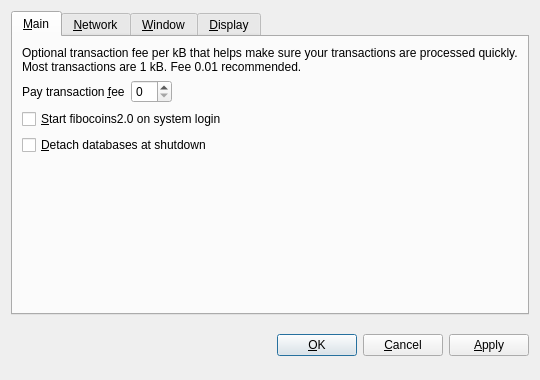
<?xml version="1.0" encoding="UTF-8"?>
<ui version="4.0">
 <class>OptionsDialog</class>
 <widget class="QDialog" name="OptionsDialog">
  <property name="geometry">
   <rect>
    <x>0</x>
    <y>0</y>
    <width>540</width>
    <height>380</height>
   </rect>
  </property>
  <property name="windowTitle">
   <string>Options</string>
  </property>
  <property name="modal">
   <bool>true</bool>
  </property>
  <layout class="QVBoxLayout" name="verticalLayout">
   <item>
    <widget class="QTabWidget" name="tabWidget">
     <property name="tabPosition">
      <enum>QTabWidget::North</enum>
     </property>
     <property name="currentIndex">
      <number>0</number>
     </property>
     <widget class="QWidget" name="tabMain">
      <attribute name="title">
       <string>&amp;Main</string>
      </attribute>
      <layout class="QVBoxLayout" name="verticalLayout_Main">
       <item>
        <widget class="QLabel" name="transactionFeeInfoLabel">
         <property name="text">
          <string>Optional transaction fee per kB that helps make sure your transactions are processed quickly. Most transactions are 1 kB. Fee 0.01 recommended.</string>
         </property>
         <property name="textFormat">
          <enum>Qt::PlainText</enum>
         </property>
         <property name="wordWrap">
          <bool>true</bool>
         </property>
        </widget>
       </item>
       <item>
        <layout class="QHBoxLayout" name="horizontalLayout_Main">
         <item>
          <widget class="QLabel" name="transactionFeeLabel">
           <property name="text">
            <string>Pay transaction &amp;fee</string>
           </property>
           <property name="textFormat">
            <enum>Qt::PlainText</enum>
           </property>
           <property name="buddy">
            <cstring>transactionFee</cstring>
           </property>
          </widget>
         </item>
         <item>
          <widget class="BitcoinAmountField" name="transactionFee"/>
         </item>
         <item>
          <spacer name="horizontalSpacer_Main">
           <property name="orientation">
            <enum>Qt::Horizontal</enum>
           </property>
           <property name="sizeHint" stdset="0">
            <size>
             <width>40</width>
             <height>20</height>
            </size>
           </property>
          </spacer>
         </item>
        </layout>
       </item>
       <item>
        <widget class="QCheckBox" name="bitcoinAtStartup">
         <property name="toolTip">
          <string>Automatically start fibocoins2.0 after logging in to the system.</string>
         </property>
         <property name="text">
          <string>&amp;Start fibocoins2.0 on system login</string>
         </property>
        </widget>
       </item>
       <item>
        <widget class="QCheckBox" name="detachDatabases">
         <property name="toolTip">
          <string>Detach block and address databases at shutdown. This means they can be moved to another data directory, but it slows down shutdown. The wallet is always detached.</string>
         </property>
         <property name="text">
          <string>&amp;Detach databases at shutdown</string>
         </property>
        </widget>
       </item>
       <item>
        <spacer name="verticalSpacer_Main">
         <property name="orientation">
          <enum>Qt::Vertical</enum>
         </property>
         <property name="sizeHint" stdset="0">
          <size>
           <width>20</width>
           <height>40</height>
          </size>
         </property>
        </spacer>
       </item>
      </layout>
     </widget>
     <widget class="QWidget" name="tabNetwork">
      <attribute name="title">
       <string>&amp;Network</string>
      </attribute>
      <layout class="QVBoxLayout" name="verticalLayout_Network">
       <item>
        <widget class="QCheckBox" name="mapPortUpnp">
         <property name="toolTip">
          <string>Automatically open the fibocoins2.0 client port on the router. This only works when your router supports UPnP and it is enabled.</string>
         </property>
         <property name="text">
          <string>Map port using &amp;UPnP</string>
         </property>
        </widget>
       </item>
       <item>
        <widget class="QCheckBox" name="connectSocks">
         <property name="toolTip">
          <string>Connect to the fibocoins2.0 network through a SOCKS proxy (e.g. when connecting through Tor).</string>
         </property>
         <property name="text">
          <string>&amp;Connect through SOCKS proxy:</string>
         </property>
        </widget>
       </item>
       <item>
        <layout class="QHBoxLayout" name="horizontalLayout_Network">
         <item>
          <widget class="QLabel" name="proxyIpLabel">
           <property name="text">
            <string>Proxy &amp;IP:</string>
           </property>
           <property name="textFormat">
            <enum>Qt::PlainText</enum>
           </property>
           <property name="buddy">
            <cstring>proxyIp</cstring>
           </property>
          </widget>
         </item>
         <item>
          <widget class="QValidatedLineEdit" name="proxyIp">
           <property name="maximumSize">
            <size>
             <width>140</width>
             <height>16777215</height>
            </size>
           </property>
           <property name="toolTip">
            <string>IP address of the proxy (e.g. 127.0.0.1)</string>
           </property>
          </widget>
         </item>
         <item>
          <widget class="QLabel" name="proxyPortLabel">
           <property name="text">
            <string>&amp;Port:</string>
           </property>
           <property name="textFormat">
            <enum>Qt::PlainText</enum>
           </property>
           <property name="buddy">
            <cstring>proxyPort</cstring>
           </property>
          </widget>
         </item>
         <item>
          <widget class="QLineEdit" name="proxyPort">
           <property name="maximumSize">
            <size>
             <width>55</width>
             <height>16777215</height>
            </size>
           </property>
           <property name="toolTip">
            <string>Port of the proxy (e.g. 9050)</string>
           </property>
          </widget>
         </item>
         <item>
          <widget class="QLabel" name="socksVersionLabel">
           <property name="text">
            <string>SOCKS &amp;Version:</string>
           </property>
           <property name="textFormat">
            <enum>Qt::PlainText</enum>
           </property>
           <property name="buddy">
            <cstring>socksVersion</cstring>
           </property>
          </widget>
         </item>
         <item>
          <widget class="QValueComboBox" name="socksVersion">
           <property name="toolTip">
            <string>SOCKS version of the proxy (e.g. 5)</string>
           </property>
          </widget>
         </item>
         <item>
          <spacer name="horizontalSpacer_Network">
           <property name="orientation">
            <enum>Qt::Horizontal</enum>
           </property>
           <property name="sizeHint" stdset="0">
            <size>
             <width>40</width>
             <height>20</height>
            </size>
           </property>
          </spacer>
         </item>
        </layout>
       </item>
       <item>
        <spacer name="verticalSpacer_Network">
         <property name="orientation">
          <enum>Qt::Vertical</enum>
         </property>
         <property name="sizeHint" stdset="0">
          <size>
           <width>20</width>
           <height>40</height>
          </size>
         </property>
        </spacer>
       </item>
      </layout>
     </widget>
     <widget class="QWidget" name="tabWindow">
      <attribute name="title">
       <string>&amp;Window</string>
      </attribute>
      <layout class="QVBoxLayout" name="verticalLayout_Window">
       <item>
        <widget class="QCheckBox" name="minimizeToTray">
         <property name="toolTip">
          <string>Show only a tray icon after minimizing the window.</string>
         </property>
         <property name="text">
          <string>&amp;Minimize to the tray instead of the taskbar</string>
         </property>
        </widget>
       </item>
       <item>
        <widget class="QCheckBox" name="minimizeOnClose">
         <property name="toolTip">
          <string>Minimize instead of exit the application when the window is closed. When this option is enabled, the application will be closed only after selecting Quit in the menu.</string>
         </property>
         <property name="text">
          <string>M&amp;inimize on close</string>
         </property>
        </widget>
       </item>
       <item>
        <spacer name="verticalSpacer_Window">
         <property name="orientation">
          <enum>Qt::Vertical</enum>
         </property>
         <property name="sizeHint" stdset="0">
          <size>
           <width>20</width>
           <height>40</height>
          </size>
         </property>
        </spacer>
       </item>
      </layout>
     </widget>
     <widget class="QWidget" name="tabDisplay">
      <attribute name="title">
       <string>&amp;Display</string>
      </attribute>
      <layout class="QVBoxLayout" name="verticalLayout_Display">
       <item>
        <layout class="QHBoxLayout" name="horizontalLayout_1_Display">
         <item>
          <widget class="QLabel" name="langLabel">
           <property name="text">
            <string>User Interface &amp;language:</string>
           </property>
           <property name="textFormat">
            <enum>Qt::PlainText</enum>
           </property>
           <property name="buddy">
            <cstring>lang</cstring>
           </property>
          </widget>
         </item>
         <item>
          <widget class="QValueComboBox" name="lang">
           <property name="toolTip">
            <string>The user interface language can be set here. This setting will take effect after restarting fibocoins2.0.</string>
           </property>
          </widget>
         </item>
        </layout>
       </item>
       <item>
        <layout class="QHBoxLayout" name="horizontalLayout_2_Display">
         <item>
          <widget class="QLabel" name="unitLabel">
           <property name="text">
            <string>&amp;Unit to show amounts in:</string>
           </property>
           <property name="textFormat">
            <enum>Qt::PlainText</enum>
           </property>
           <property name="buddy">
            <cstring>unit</cstring>
           </property>
          </widget>
         </item>
         <item>
          <widget class="QValueComboBox" name="unit">
           <property name="toolTip">
            <string>Choose the default subdivision unit to show in the interface and when sending coins.</string>
           </property>
          </widget>
         </item>
        </layout>
       </item>
       <item>
        <widget class="QCheckBox" name="displayAddresses">
         <property name="toolTip">
          <string>Whether to show fibocoins2.0 addresses in the transaction list or not.</string>
         </property>
         <property name="text">
          <string>&amp;Display addresses in transaction list</string>
         </property>
        </widget>
       </item>
       <item>
        <widget class="QCheckBox" name="coinControlFeatures">
         <property name="toolTip">
          <string>Whether to show coin control features or not.</string>
         </property>
         <property name="text">
          <string>Display coin &amp;control features (experts only!)</string>
         </property>
        </widget>
       </item>
       <item>
        <spacer name="verticalSpacer_Display">
         <property name="orientation">
          <enum>Qt::Vertical</enum>
         </property>
         <property name="sizeHint" stdset="0">
          <size>
           <width>20</width>
           <height>40</height>
          </size>
         </property>
        </spacer>
       </item>
      </layout>
     </widget>
    </widget>
   </item>
   <item>
    <layout class="QHBoxLayout" name="horizontalLayout_Buttons">
     <item>
      <spacer name="horizontalSpacer_1">
       <property name="orientation">
        <enum>Qt::Horizontal</enum>
       </property>
       <property name="sizeHint" stdset="0">
        <size>
         <width>40</width>
         <height>48</height>
        </size>
       </property>
      </spacer>
     </item>
     <item>
      <widget class="QLabel" name="statusLabel">
       <property name="font">
        <font>
         <weight>75</weight>
         <bold>true</bold>
        </font>
       </property>
       <property name="text">
        <string/>
       </property>
       <property name="textFormat">
        <enum>Qt::PlainText</enum>
       </property>
       <property name="wordWrap">
        <bool>true</bool>
       </property>
      </widget>
     </item>
     <item>
      <spacer name="horizontalSpacer_2">
       <property name="orientation">
        <enum>Qt::Horizontal</enum>
       </property>
       <property name="sizeHint" stdset="0">
        <size>
         <width>40</width>
         <height>48</height>
        </size>
       </property>
      </spacer>
     </item>
     <item>
      <widget class="QPushButton" name="okButton">
       <property name="text">
        <string>&amp;OK</string>
       </property>
      </widget>
     </item>
     <item>
      <widget class="QPushButton" name="cancelButton">
       <property name="text">
        <string>&amp;Cancel</string>
       </property>
       <property name="autoDefault">
        <bool>false</bool>
       </property>
      </widget>
     </item>
     <item>
      <widget class="QPushButton" name="applyButton">
       <property name="text">
        <string>&amp;Apply</string>
       </property>
       <property name="autoDefault">
        <bool>false</bool>
       </property>
      </widget>
     </item>
    </layout>
   </item>
  </layout>
 </widget>
 <customwidgets>
  <customwidget>
   <class>BitcoinAmountField</class>
   <extends>QSpinBox</extends>
   <header>bitcoinamountfield.h</header>
  </customwidget>
  <customwidget>
   <class>QValueComboBox</class>
   <extends>QComboBox</extends>
   <header>qvaluecombobox.h</header>
  </customwidget>
  <customwidget>
   <class>QValidatedLineEdit</class>
   <extends>QLineEdit</extends>
   <header>qvalidatedlineedit.h</header>
  </customwidget>
 </customwidgets>
 <resources/>
 <connections/>
</ui>
